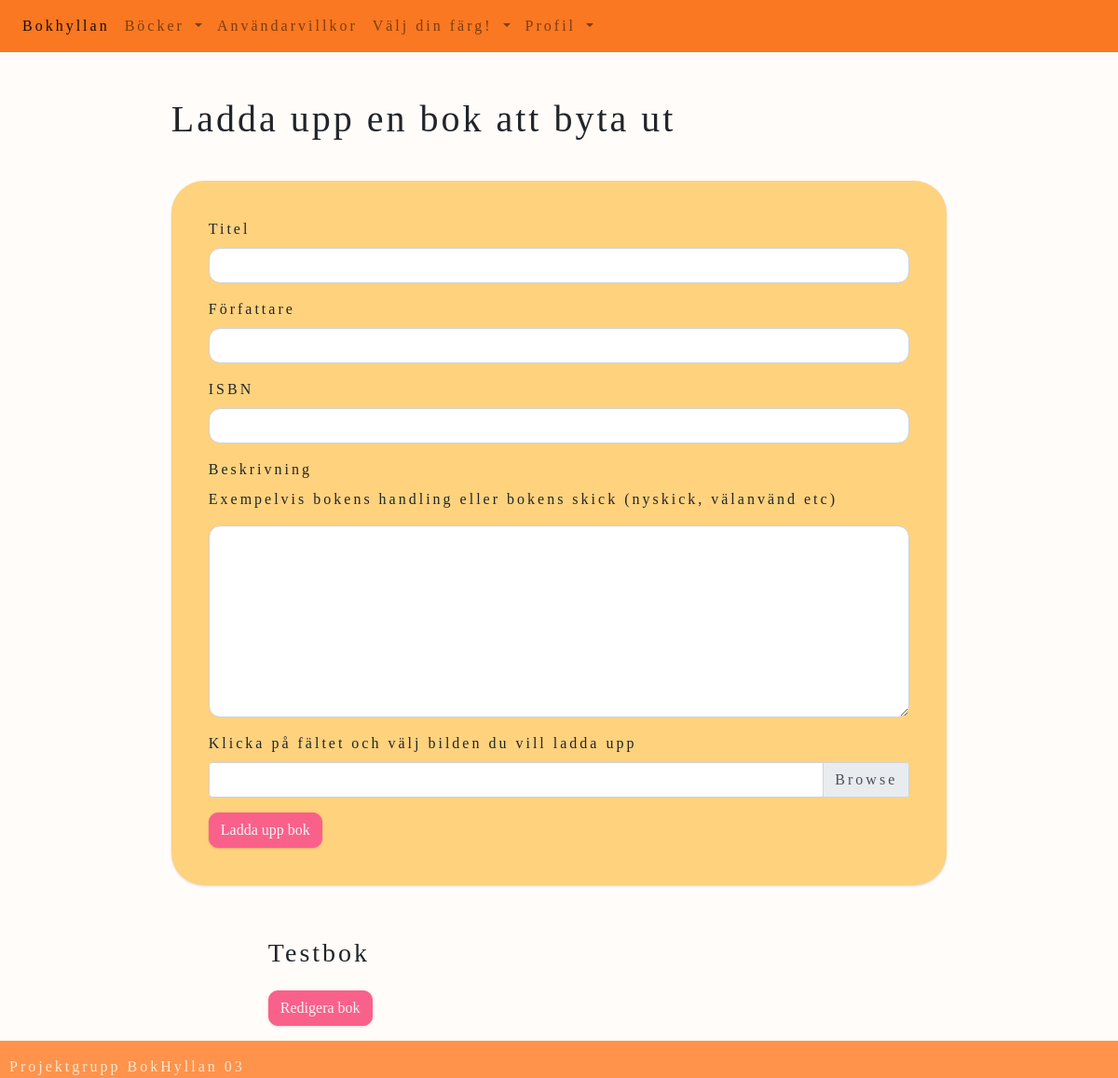
The page /add-book (signed in) on the database as committed earlier.
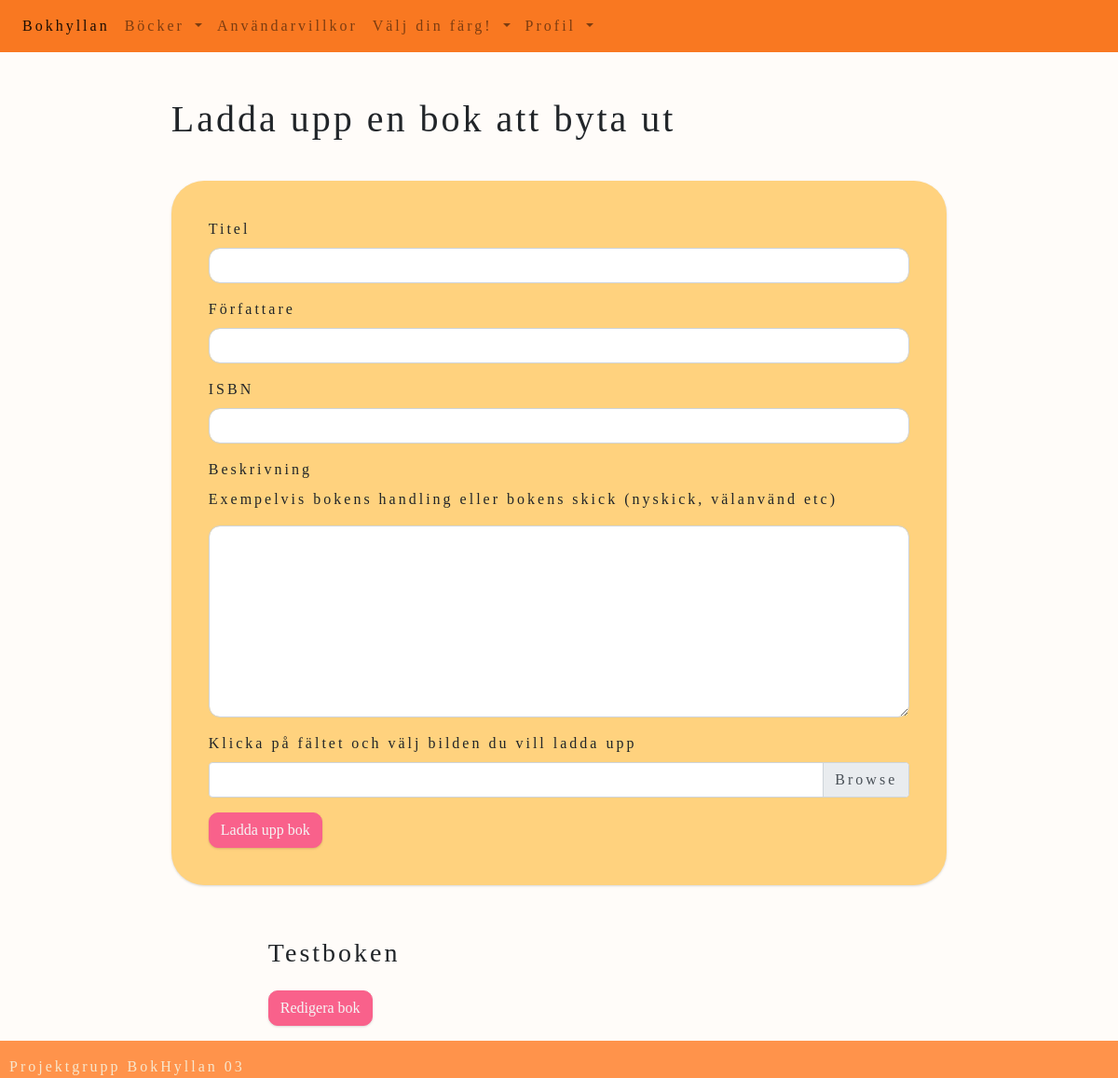
The same page on the database as committed later.
### website/models.py (models this page shows)
class Book(db.Model):
    id = db.Column(db.Integer, primary_key = True)
    title = db.Column(db.String(150))
    author = db.Column(db.String(150))
    isbn = db.Column(db.String(150))
    review = db.Column(db.String(30000))
    user_id = db.Column(db.Integer, db.ForeignKey('user.id'))
    cover_pic = db.Column(db.String())

### website/views.py (the view, shortened to what this page needs)
@views.route('/add-book', methods=['GET', 'POST'])
@login_required
def add_book():
    books = Book.query.filter_by(user_id=current_user.id).all()
    return render_template('add_book.html', user=current_user, books=books )

### website/templates/add_book.html (shortened to what this page needs)
{% extends "base.html" %}
{% block content %}
  <div id="add-book-div">
    <h1>Ladda upp en bok att byta ut</h1>
      <form action="/add-book" id="add-book-form" method="POST" enctype="multipart/form-data">
        <div class="form-group">
          <label for="title">Titel</label>
          <input type="text" class="form-control" name="title" id="title" required>
        </div>
        <div class="form-group">
          <label for="author">Författare</label>
          <input type="text" class="form-control" name="author" id="author" required>
        </div>
        <div class="form-group">
          <label for="isbn">ISBN</label>
          <input type="text" class="form-control" name="isbn" id="isbn">
        </div>
        <div class="form-group">
          <label for="review">Beskrivning</label>
          <p id="add-book-text">Exempelvis bokens handling eller bokens skick (nyskick, välanvänd etc)</p>
          <textarea class="form-control" name="review" id="review" rows="8" required></textarea>
        </div>
        <label>Klicka på fältet och välj bilden du vill ladda upp</label>
        <div class="custom-file">
            <label class="custom-file-label" for="cover" placeholder=""></label>
        </div>
        <button type="submit" class="btn btn-primary">Ladda upp bok</button>
      </form>
    {% for book in books %}
      <div id="user-books-div">
        <h3>{{ book.title }}</h3>
          <form method="GET" action="{{ url_for('views.edit_book', book_id=book.id) }}">
            <button type="submit" class="btn btn-primary">Redigera bok</button>
          </form>
      </div>
    {% endfor %}
  </div>
{% endblock %}

Rows that differ between the two databases and show on the page:
changed Book: title "Testbok" → "Testboken"
